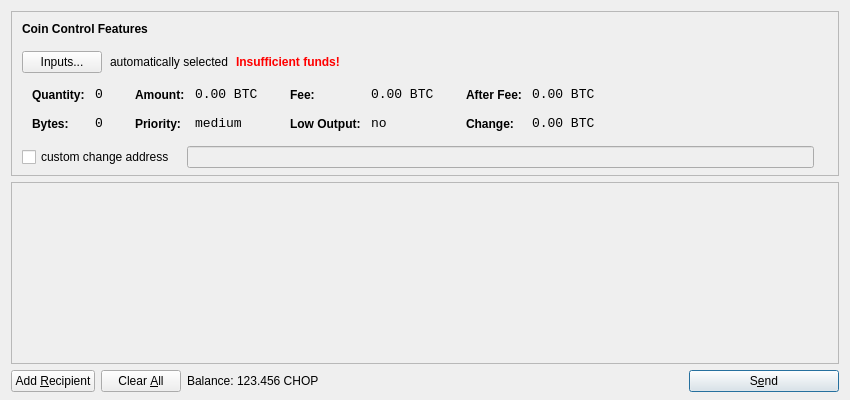
<?xml version="1.0" encoding="UTF-8"?>
<ui version="4.0">
 <class>SendCoinsDialog</class>
 <widget class="QDialog" name="SendCoinsDialog">
  <property name="geometry">
   <rect>
    <x>0</x>
    <y>0</y>
    <width>850</width>
    <height>400</height>
   </rect>
  </property>
  <property name="windowTitle">
   <string>Send Coins</string>
  </property>
  <layout class="QVBoxLayout" name="verticalLayout" stretch="0,1,0">
   <property name="bottomMargin">
    <number>8</number>
   </property>
   <item>
    <widget class="QFrame" name="frameCoinControl">
     <property name="sizePolicy">
      <sizepolicy hsizetype="Expanding" vsizetype="Expanding">
       <horstretch>0</horstretch>
       <verstretch>0</verstretch>
      </sizepolicy>
     </property>
     <property name="maximumSize">
      <size>
       <width>16777215</width>
       <height>16777215</height>
      </size>
     </property>
     <property name="frameShape">
      <enum>QFrame::StyledPanel</enum>
     </property>
     <property name="frameShadow">
      <enum>QFrame::Sunken</enum>
     </property>
     <layout class="QVBoxLayout" name="verticalLayoutCoinControl2">
      <property name="spacing">
       <number>-1</number>
      </property>
      <property name="leftMargin">
       <number>0</number>
      </property>
      <property name="topMargin">
       <number>0</number>
      </property>
      <property name="rightMargin">
       <number>0</number>
      </property>
      <property name="bottomMargin">
       <number>6</number>
      </property>
      <item>
       <layout class="QVBoxLayout" name="verticalLayoutCoinControl" stretch="0,0,0,0,1">
        <property name="spacing">
         <number>0</number>
        </property>
        <property name="leftMargin">
         <number>10</number>
        </property>
        <property name="topMargin">
         <number>10</number>
        </property>
        <item>
         <layout class="QHBoxLayout" name="horizontalLayoutCoinControl1">
          <property name="bottomMargin">
           <number>15</number>
          </property>
          <item>
           <widget class="QLabel" name="labelCoinControlFeatures">
            <property name="sizePolicy">
             <sizepolicy hsizetype="Preferred" vsizetype="Maximum">
              <horstretch>0</horstretch>
              <verstretch>0</verstretch>
             </sizepolicy>
            </property>
            <property name="font">
             <font>
              <weight>75</weight>
              <bold>true</bold>
             </font>
            </property>
            <property name="styleSheet">
             <string notr="true">font-weight:bold;</string>
            </property>
            <property name="text">
             <string>Coin Control Features</string>
            </property>
           </widget>
          </item>
         </layout>
        </item>
        <item>
         <layout class="QHBoxLayout" name="horizontalLayoutCoinControl2" stretch="0,0,0,0">
          <property name="spacing">
           <number>8</number>
          </property>
          <property name="bottomMargin">
           <number>10</number>
          </property>
          <item>
           <widget class="QPushButton" name="pushButtonCoinControl">
            <property name="styleSheet">
             <string notr="true"/>
            </property>
            <property name="text">
             <string>Inputs...</string>
            </property>
           </widget>
          </item>
          <item>
           <widget class="QLabel" name="labelCoinControlAutomaticallySelected">
            <property name="text">
             <string>automatically selected</string>
            </property>
            <property name="margin">
             <number>5</number>
            </property>
           </widget>
          </item>
          <item>
           <widget class="QLabel" name="labelCoinControlInsuffFunds">
            <property name="font">
             <font>
              <weight>75</weight>
              <bold>true</bold>
             </font>
            </property>
            <property name="styleSheet">
             <string notr="true">color:red;font-weight:bold;</string>
            </property>
            <property name="text">
             <string>Insufficient funds!</string>
            </property>
            <property name="margin">
             <number>5</number>
            </property>
           </widget>
          </item>
          <item>
           <spacer name="horizontalSpacerCoinControl">
            <property name="orientation">
             <enum>Qt::Horizontal</enum>
            </property>
            <property name="sizeHint" stdset="0">
             <size>
              <width>40</width>
              <height>1</height>
             </size>
            </property>
           </spacer>
          </item>
         </layout>
        </item>
        <item>
         <widget class="QWidget" name="widgetCoinControl" native="true">
          <property name="sizePolicy">
           <sizepolicy hsizetype="Preferred" vsizetype="Preferred">
            <horstretch>0</horstretch>
            <verstretch>0</verstretch>
           </sizepolicy>
          </property>
          <property name="minimumSize">
           <size>
            <width>0</width>
            <height>0</height>
           </size>
          </property>
          <property name="styleSheet">
           <string notr="true"/>
          </property>
          <layout class="QHBoxLayout" name="horizontalLayoutCoinControl5">
           <property name="margin">
            <number>0</number>
           </property>
           <item>
            <layout class="QHBoxLayout" name="horizontalLayoutCoinControl3" stretch="0,0,0,1">
             <property name="spacing">
              <number>20</number>
             </property>
             <property name="topMargin">
              <number>0</number>
             </property>
             <property name="bottomMargin">
              <number>10</number>
             </property>
             <item>
              <layout class="QFormLayout" name="formLayoutCoinControl1">
               <property name="horizontalSpacing">
                <number>10</number>
               </property>
               <property name="verticalSpacing">
                <number>14</number>
               </property>
               <property name="leftMargin">
                <number>10</number>
               </property>
               <property name="topMargin">
                <number>4</number>
               </property>
               <property name="rightMargin">
                <number>6</number>
               </property>
               <item row="0" column="0">
                <widget class="QLabel" name="labelCoinControlQuantityText">
                 <property name="styleSheet">
                  <string notr="true">font-weight:bold;</string>
                 </property>
                 <property name="text">
                  <string>Quantity:</string>
                 </property>
                 <property name="margin">
                  <number>0</number>
                 </property>
                </widget>
               </item>
               <item row="0" column="1">
                <widget class="QLabel" name="labelCoinControlQuantity">
                 <property name="font">
                  <font>
                   <family>Monospace</family>
                   <pointsize>10</pointsize>
                  </font>
                 </property>
                 <property name="cursor">
                  <cursorShape>IBeamCursor</cursorShape>
                 </property>
                 <property name="contextMenuPolicy">
                  <enum>Qt::ActionsContextMenu</enum>
                 </property>
                 <property name="text">
                  <string notr="true">0</string>
                 </property>
                 <property name="margin">
                  <number>0</number>
                 </property>
                 <property name="textInteractionFlags">
                  <set>Qt::LinksAccessibleByMouse|Qt::TextSelectableByKeyboard|Qt::TextSelectableByMouse</set>
                 </property>
                </widget>
               </item>
               <item row="1" column="0">
                <widget class="QLabel" name="labelCoinControlBytesText">
                 <property name="styleSheet">
                  <string notr="true">font-weight:bold;</string>
                 </property>
                 <property name="text">
                  <string>Bytes:</string>
                 </property>
                </widget>
               </item>
               <item row="1" column="1">
                <widget class="QLabel" name="labelCoinControlBytes">
                 <property name="font">
                  <font>
                   <family>Monospace</family>
                   <pointsize>10</pointsize>
                  </font>
                 </property>
                 <property name="cursor">
                  <cursorShape>IBeamCursor</cursorShape>
                 </property>
                 <property name="contextMenuPolicy">
                  <enum>Qt::ActionsContextMenu</enum>
                 </property>
                 <property name="text">
                  <string notr="true">0</string>
                 </property>
                 <property name="textInteractionFlags">
                  <set>Qt::LinksAccessibleByMouse|Qt::TextSelectableByKeyboard|Qt::TextSelectableByMouse</set>
                 </property>
                </widget>
               </item>
              </layout>
             </item>
             <item>
              <layout class="QFormLayout" name="formLayoutCoinControl2">
               <property name="horizontalSpacing">
                <number>10</number>
               </property>
               <property name="verticalSpacing">
                <number>14</number>
               </property>
               <property name="leftMargin">
                <number>6</number>
               </property>
               <property name="topMargin">
                <number>4</number>
               </property>
               <property name="rightMargin">
                <number>6</number>
               </property>
               <item row="0" column="0">
                <widget class="QLabel" name="labelCoinControlAmountText">
                 <property name="styleSheet">
                  <string notr="true">font-weight:bold;</string>
                 </property>
                 <property name="text">
                  <string>Amount:</string>
                 </property>
                 <property name="margin">
                  <number>0</number>
                 </property>
                </widget>
               </item>
               <item row="0" column="1">
                <widget class="QLabel" name="labelCoinControlAmount">
                 <property name="font">
                  <font>
                   <family>Monospace</family>
                   <pointsize>10</pointsize>
                  </font>
                 </property>
                 <property name="cursor">
                  <cursorShape>IBeamCursor</cursorShape>
                 </property>
                 <property name="contextMenuPolicy">
                  <enum>Qt::ActionsContextMenu</enum>
                 </property>
                 <property name="text">
                  <string notr="true">0.00 BTC</string>
                 </property>
                 <property name="textInteractionFlags">
                  <set>Qt::LinksAccessibleByMouse|Qt::TextSelectableByKeyboard|Qt::TextSelectableByMouse</set>
                 </property>
                </widget>
               </item>
               <item row="1" column="0">
                <widget class="QLabel" name="labelCoinControlPriorityText">
                 <property name="styleSheet">
                  <string notr="true">font-weight:bold;</string>
                 </property>
                 <property name="text">
                  <string>Priority:</string>
                 </property>
                </widget>
               </item>
               <item row="1" column="1">
                <widget class="QLabel" name="labelCoinControlPriority">
                 <property name="font">
                  <font>
                   <family>Monospace</family>
                   <pointsize>10</pointsize>
                  </font>
                 </property>
                 <property name="cursor">
                  <cursorShape>IBeamCursor</cursorShape>
                 </property>
                 <property name="contextMenuPolicy">
                  <enum>Qt::ActionsContextMenu</enum>
                 </property>
                 <property name="text">
                  <string>medium</string>
                 </property>
                 <property name="textInteractionFlags">
                  <set>Qt::LinksAccessibleByMouse|Qt::TextSelectableByKeyboard|Qt::TextSelectableByMouse</set>
                 </property>
                </widget>
               </item>
              </layout>
             </item>
             <item>
              <layout class="QFormLayout" name="formLayoutCoinControl3">
               <property name="horizontalSpacing">
                <number>10</number>
               </property>
               <property name="verticalSpacing">
                <number>14</number>
               </property>
               <property name="leftMargin">
                <number>6</number>
               </property>
               <property name="topMargin">
                <number>4</number>
               </property>
               <property name="rightMargin">
                <number>6</number>
               </property>
               <item row="0" column="0">
                <widget class="QLabel" name="labelCoinControlFeeText">
                 <property name="styleSheet">
                  <string notr="true">font-weight:bold;</string>
                 </property>
                 <property name="text">
                  <string>Fee:</string>
                 </property>
                 <property name="margin">
                  <number>0</number>
                 </property>
                </widget>
               </item>
               <item row="0" column="1">
                <widget class="QLabel" name="labelCoinControlFee">
                 <property name="font">
                  <font>
                   <family>Monospace</family>
                   <pointsize>10</pointsize>
                  </font>
                 </property>
                 <property name="cursor">
                  <cursorShape>IBeamCursor</cursorShape>
                 </property>
                 <property name="contextMenuPolicy">
                  <enum>Qt::ActionsContextMenu</enum>
                 </property>
                 <property name="text">
                  <string notr="true">0.00 BTC</string>
                 </property>
                 <property name="textInteractionFlags">
                  <set>Qt::LinksAccessibleByMouse|Qt::TextSelectableByKeyboard|Qt::TextSelectableByMouse</set>
                 </property>
                </widget>
               </item>
               <item row="1" column="0">
                <widget class="QLabel" name="labelCoinControlLowOutputText">
                 <property name="styleSheet">
                  <string notr="true">font-weight:bold;</string>
                 </property>
                 <property name="text">
                  <string>Low Output:</string>
                 </property>
                </widget>
               </item>
               <item row="1" column="1">
                <widget class="QLabel" name="labelCoinControlLowOutput">
                 <property name="font">
                  <font>
                   <family>Monospace</family>
                   <pointsize>10</pointsize>
                  </font>
                 </property>
                 <property name="cursor">
                  <cursorShape>IBeamCursor</cursorShape>
                 </property>
                 <property name="contextMenuPolicy">
                  <enum>Qt::ActionsContextMenu</enum>
                 </property>
                 <property name="text">
                  <string>no</string>
                 </property>
                 <property name="textInteractionFlags">
                  <set>Qt::LinksAccessibleByMouse|Qt::TextSelectableByKeyboard|Qt::TextSelectableByMouse</set>
                 </property>
                </widget>
               </item>
              </layout>
             </item>
             <item>
              <layout class="QFormLayout" name="formLayoutCoinControl4">
               <property name="horizontalSpacing">
                <number>10</number>
               </property>
               <property name="verticalSpacing">
                <number>14</number>
               </property>
               <property name="leftMargin">
                <number>6</number>
               </property>
               <property name="topMargin">
                <number>4</number>
               </property>
               <property name="rightMargin">
                <number>6</number>
               </property>
               <item row="0" column="0">
                <widget class="QLabel" name="labelCoinControlAfterFeeText">
                 <property name="styleSheet">
                  <string notr="true">font-weight:bold;</string>
                 </property>
                 <property name="text">
                  <string>After Fee:</string>
                 </property>
                 <property name="margin">
                  <number>0</number>
                 </property>
                </widget>
               </item>
               <item row="0" column="1">
                <widget class="QLabel" name="labelCoinControlAfterFee">
                 <property name="font">
                  <font>
                   <family>Monospace</family>
                   <pointsize>10</pointsize>
                  </font>
                 </property>
                 <property name="cursor">
                  <cursorShape>IBeamCursor</cursorShape>
                 </property>
                 <property name="contextMenuPolicy">
                  <enum>Qt::ActionsContextMenu</enum>
                 </property>
                 <property name="text">
                  <string notr="true">0.00 BTC</string>
                 </property>
                 <property name="textInteractionFlags">
                  <set>Qt::LinksAccessibleByMouse|Qt::TextSelectableByKeyboard|Qt::TextSelectableByMouse</set>
                 </property>
                </widget>
               </item>
               <item row="1" column="0">
                <widget class="QLabel" name="labelCoinControlChangeText">
                 <property name="styleSheet">
                  <string notr="true">font-weight:bold;</string>
                 </property>
                 <property name="text">
                  <string>Change:</string>
                 </property>
                </widget>
               </item>
               <item row="1" column="1">
                <widget class="QLabel" name="labelCoinControlChange">
                 <property name="font">
                  <font>
                   <family>Monospace</family>
                   <pointsize>10</pointsize>
                  </font>
                 </property>
                 <property name="cursor">
                  <cursorShape>IBeamCursor</cursorShape>
                 </property>
                 <property name="contextMenuPolicy">
                  <enum>Qt::ActionsContextMenu</enum>
                 </property>
                 <property name="text">
                  <string notr="true">0.00 BTC</string>
                 </property>
                 <property name="textInteractionFlags">
                  <set>Qt::LinksAccessibleByMouse|Qt::TextSelectableByKeyboard|Qt::TextSelectableByMouse</set>
                 </property>
                </widget>
               </item>
              </layout>
             </item>
            </layout>
           </item>
          </layout>
         </widget>
        </item>
        <item>
         <layout class="QHBoxLayout" name="horizontalLayoutCoinControl4" stretch="0,0,0">
          <property name="spacing">
           <number>12</number>
          </property>
          <property name="sizeConstraint">
           <enum>QLayout::SetDefaultConstraint</enum>
          </property>
          <property name="topMargin">
           <number>5</number>
          </property>
          <property name="rightMargin">
           <number>5</number>
          </property>
          <item>
           <widget class="QCheckBox" name="checkBoxCoinControlChange">
            <property name="text">
             <string>custom change address</string>
            </property>
           </widget>
          </item>
          <item>
           <widget class="QLineEdit" name="lineEditCoinControlChange">
            <property name="enabled">
             <bool>false</bool>
            </property>
            <property name="sizePolicy">
             <sizepolicy hsizetype="Expanding" vsizetype="Fixed">
              <horstretch>0</horstretch>
              <verstretch>0</verstretch>
             </sizepolicy>
            </property>
           </widget>
          </item>
          <item>
           <widget class="QLabel" name="labelCoinControlChangeLabel">
            <property name="sizePolicy">
             <sizepolicy hsizetype="Preferred" vsizetype="Expanding">
              <horstretch>0</horstretch>
              <verstretch>0</verstretch>
             </sizepolicy>
            </property>
            <property name="minimumSize">
             <size>
              <width>0</width>
              <height>0</height>
             </size>
            </property>
            <property name="text">
             <string/>
            </property>
            <property name="margin">
             <number>3</number>
            </property>
           </widget>
          </item>
         </layout>
        </item>
        <item>
         <spacer name="verticalSpacerCoinControl">
          <property name="orientation">
           <enum>Qt::Vertical</enum>
          </property>
          <property name="sizeHint" stdset="0">
           <size>
            <width>800</width>
            <height>1</height>
           </size>
          </property>
         </spacer>
        </item>
       </layout>
      </item>
     </layout>
    </widget>
   </item>
   <item>
    <widget class="QScrollArea" name="scrollArea">
     <property name="widgetResizable">
      <bool>true</bool>
     </property>
     <widget class="QWidget" name="scrollAreaWidgetContents">
      <property name="geometry">
       <rect>
        <x>0</x>
        <y>0</y>
        <width>830</width>
        <height>165</height>
       </rect>
      </property>
      <layout class="QVBoxLayout" name="verticalLayout_2">
       <property name="margin">
        <number>0</number>
       </property>
       <item>
        <layout class="QVBoxLayout" name="entries">
         <property name="spacing">
          <number>6</number>
         </property>
        </layout>
       </item>
       <item>
        <spacer name="verticalSpacer">
         <property name="orientation">
          <enum>Qt::Vertical</enum>
         </property>
         <property name="sizeHint" stdset="0">
          <size>
           <width>20</width>
           <height>40</height>
          </size>
         </property>
        </spacer>
       </item>
      </layout>
     </widget>
    </widget>
   </item>
   <item>
    <layout class="QHBoxLayout" name="horizontalLayout">
     <item>
      <widget class="QPushButton" name="addButton">
       <property name="toolTip">
        <string>Send to multiple recipients at once</string>
       </property>
       <property name="text">
        <string>Add &amp;Recipient</string>
       </property>
       <property name="icon">
        <iconset resource="../bitcoin.qrc">
         <normaloff>:/icons/add</normaloff>:/icons/add</iconset>
       </property>
       <property name="autoDefault">
        <bool>false</bool>
       </property>
      </widget>
     </item>
     <item>
      <widget class="QPushButton" name="clearButton">
       <property name="sizePolicy">
        <sizepolicy hsizetype="Minimum" vsizetype="Fixed">
         <horstretch>0</horstretch>
         <verstretch>0</verstretch>
        </sizepolicy>
       </property>
       <property name="toolTip">
        <string>Remove all transaction fields</string>
       </property>
       <property name="text">
        <string>Clear &amp;All</string>
       </property>
       <property name="icon">
        <iconset resource="../bitcoin.qrc">
         <normaloff>:/icons/remove</normaloff>:/icons/remove</iconset>
       </property>
       <property name="autoRepeatDelay">
        <number>300</number>
       </property>
       <property name="autoDefault">
        <bool>false</bool>
       </property>
      </widget>
     </item>
     <item>
      <layout class="QHBoxLayout" name="horizontalLayout_2">
       <property name="spacing">
        <number>3</number>
       </property>
       <item>
        <widget class="QLabel" name="label">
         <property name="text">
          <string>Balance:</string>
         </property>
        </widget>
       </item>
       <item>
        <widget class="QLabel" name="labelBalance">
         <property name="cursor">
          <cursorShape>IBeamCursor</cursorShape>
         </property>
         <property name="text">
          <string>123.456 CHOP</string>
         </property>
         <property name="textInteractionFlags">
          <set>Qt::LinksAccessibleByMouse|Qt::TextSelectableByKeyboard|Qt::TextSelectableByMouse</set>
         </property>
        </widget>
       </item>
      </layout>
     </item>
     <item>
      <spacer name="horizontalSpacer">
       <property name="orientation">
        <enum>Qt::Horizontal</enum>
       </property>
       <property name="sizeHint" stdset="0">
        <size>
         <width>40</width>
         <height>20</height>
        </size>
       </property>
      </spacer>
     </item>
     <item>
      <widget class="QPushButton" name="sendButton">
       <property name="minimumSize">
        <size>
         <width>150</width>
         <height>0</height>
        </size>
       </property>
       <property name="toolTip">
        <string>Confirm the send action</string>
       </property>
       <property name="text">
        <string>S&amp;end</string>
       </property>
       <property name="icon">
        <iconset resource="../bitcoin.qrc">
         <normaloff>:/icons/send</normaloff>:/icons/send</iconset>
       </property>
       <property name="default">
        <bool>true</bool>
       </property>
      </widget>
     </item>
    </layout>
   </item>
  </layout>
 </widget>
 <resources>
  <include location="../bitcoin.qrc"/>
 </resources>
 <connections/>
</ui>
